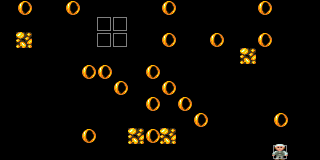

Tiled map render using the project's own tile images. Description and the whole map definition, tile-layer contents included, below:
An orthogonal 20x10 tile map with 16x16 px tiles, 4 tile layers (map, blocks, actors, foreground), 3 tilesets.

<map version="1.11" tiledversion="1.11.2" orientation="orthogonal" renderorder="right-down" width="20" height="10" tilewidth="16" tileheight="16" infinite="0" nextlayerid="7" nextobjectid="1">
 <tileset firstgid="1" source="../Actors.tsx" />
 <tileset firstgid="257" source="../Blocks.tsx" />
 <tileset firstgid="513" source="tileset/mm_tileset.tileset.tsx" />
 <layer id="1" name="map" width="20" height="10">
  <properties>
   <property name="amiga_ocs" type="bool" value="true" />
   <property name="amiga_ocs_trackdisk" type="bool" value="true" />
   <property name="foreground" type="bool" value="false" />
  </properties>
  <data encoding="csv">
513,555,513,513,555,513,513,513,513,513,555,513,513,513,513,513,555,513,513,513,
513,513,513,513,513,513,513,513,513,513,513,513,513,513,513,513,513,513,513,513,
513,513,513,513,513,513,513,513,513,513,555,513,513,555,513,513,555,513,513,513,
513,513,513,513,513,513,513,513,513,513,513,513,513,513,513,513,513,513,513,513,
513,513,513,513,513,555,555,513,513,555,513,513,513,513,513,513,513,513,513,513,
513,513,513,513,513,513,513,555,513,513,555,513,513,513,513,513,513,513,513,513,
513,513,513,513,513,513,513,513,513,555,513,555,513,513,513,513,513,513,513,513,
513,513,513,513,513,513,513,513,513,513,513,513,555,513,513,513,513,555,513,513,
513,513,513,513,513,555,513,513,513,555,513,513,513,513,513,513,513,513,513,513,
513,513,513,513,513,513,513,513,513,513,513,513,513,513,513,513,513,513,513,513
</data>
 </layer>
 <layer id="2" name="blocks" width="20" height="10">
  <properties>
   <property name="amiga_ocs" type="bool" value="true" />
   <property name="amiga_ocs_trackdisk" type="bool" value="true" />
   <property name="foreground" type="bool" value="false" />
  </properties>
  <data encoding="csv">
0,0,0,0,0,0,0,0,0,0,0,0,0,0,0,0,0,0,0,0,
0,0,0,0,0,0,263,264,0,0,0,0,0,0,0,0,0,0,0,0,
0,257,0,0,0,0,265,266,0,0,0,0,0,0,0,0,0,0,0,0,
0,0,0,0,0,0,0,0,0,0,0,0,0,0,0,257,0,0,0,0,
0,0,0,0,0,0,0,0,0,0,0,0,0,0,0,0,0,0,0,0,
0,0,0,0,0,0,0,0,0,0,0,0,0,0,0,0,0,0,0,0,
0,0,0,0,0,0,0,0,0,0,0,0,0,0,0,0,0,0,0,0,
0,0,0,0,0,0,0,0,0,0,0,0,0,0,0,0,0,0,0,0,
0,0,0,0,0,0,0,0,257,0,257,0,0,0,0,0,0,0,0,0,
0,0,0,0,0,0,0,0,0,0,0,0,0,0,0,0,0,0,0,0
</data>
 </layer>
 <layer id="3" name="actors" width="20" height="10">
  <properties>
   <property name="amiga_ocs" type="bool" value="true" />
   <property name="amiga_ocs_trackdisk" type="bool" value="true" />
   <property name="foreground" type="bool" value="false" />
  </properties>
  <data encoding="csv">
0,0,0,0,0,0,0,0,0,0,0,0,0,0,0,0,0,0,0,0,
0,0,0,0,0,0,0,0,0,0,0,0,0,0,0,0,0,0,0,0,
0,0,0,0,0,0,0,0,0,0,0,0,0,0,0,0,0,0,0,0,
0,0,0,0,0,0,0,0,0,0,0,0,0,0,0,0,0,0,0,0,
0,0,0,0,0,0,0,0,0,0,0,0,0,0,0,0,0,0,0,0,
0,0,0,0,0,0,0,0,0,0,0,0,0,0,0,0,0,0,0,0,
0,0,0,0,0,0,0,0,0,0,0,0,0,0,0,0,0,0,0,0,
0,0,0,0,0,0,0,0,0,0,0,0,0,0,0,0,0,0,0,0,
0,0,0,0,0,0,0,0,0,0,0,0,0,0,0,0,0,0,0,0,
0,0,0,0,0,0,0,0,0,0,0,0,0,0,0,0,0,1,0,0
</data>
 </layer>
 <layer id="4" name="foreground" width="20" height="10">
  <properties>
   <property name="amiga_ocs" type="bool" value="true" />
   <property name="amiga_ocs_trackdisk" type="bool" value="true" />
   <property name="foreground" type="bool" value="true" />
  </properties>
  <data encoding="csv">
0,0,0,0,0,0,0,0,0,0,0,0,0,0,0,0,0,0,0,0,
0,0,0,0,0,0,0,0,0,0,0,0,0,0,0,0,0,0,0,0,
0,0,0,0,0,0,0,0,0,0,0,0,0,0,0,0,0,0,0,0,
0,0,0,0,0,0,0,0,0,0,0,0,0,0,0,0,0,0,0,0,
0,0,0,0,0,0,0,0,0,0,0,0,0,0,0,0,0,0,0,0,
0,0,0,0,0,0,0,0,0,0,0,0,0,0,0,0,0,0,0,0,
0,0,0,0,0,0,0,0,0,0,0,0,0,0,0,0,0,0,0,0,
0,0,0,0,0,0,0,0,0,0,0,0,0,0,0,0,0,0,0,0,
0,0,0,0,0,0,0,0,0,0,0,0,0,0,0,0,0,0,0,0,
0,0,0,0,0,0,0,0,0,0,0,0,0,0,0,0,0,0,0,0
</data>
 </layer>
 <objectgroup id="6" name="events" />
</map>